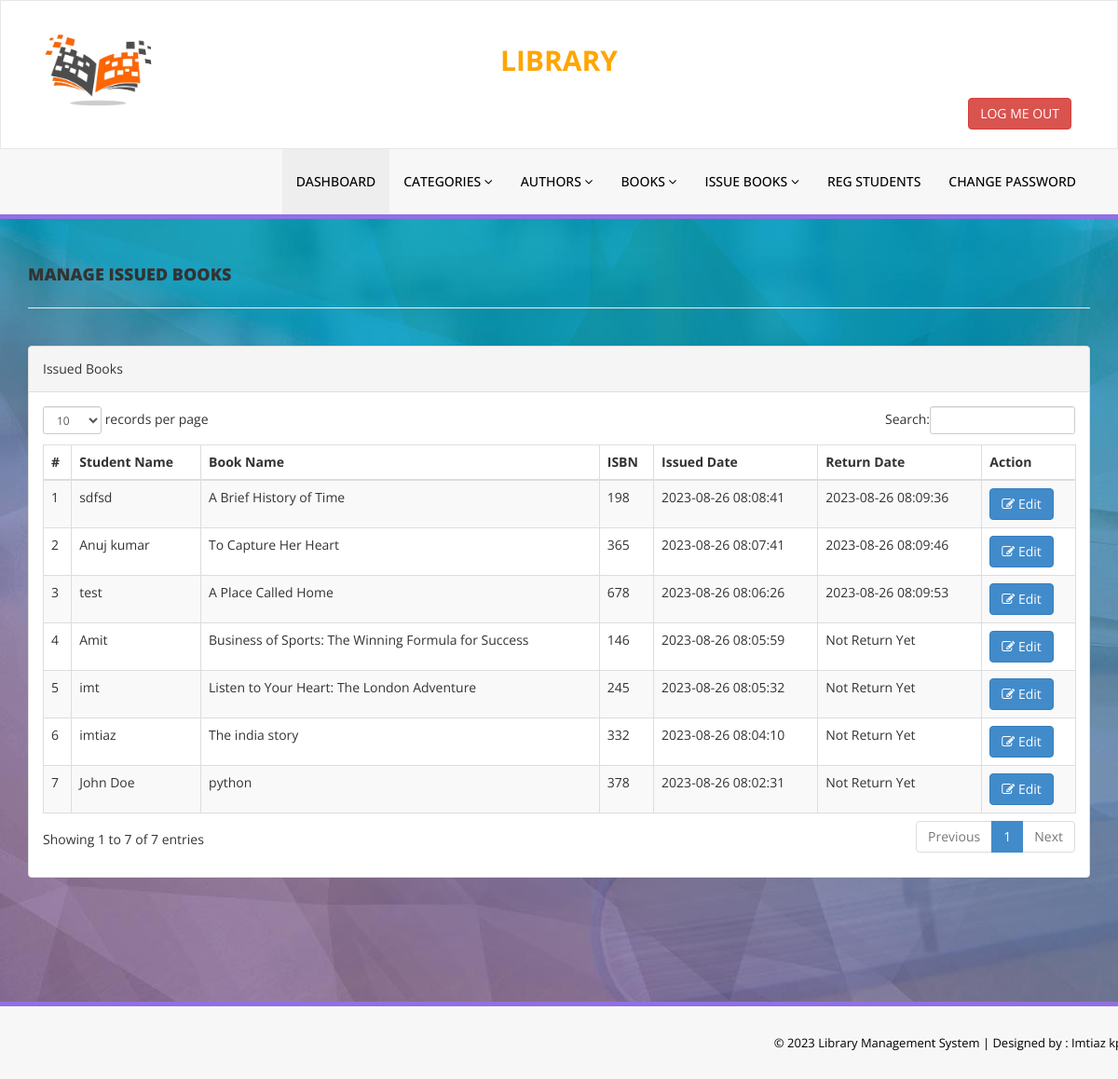
Screenshot of /admin/manage-issued-books.php (signed in) with the database file from the repository.
### tables this page shows
CREATE TABLE `tblissuedbookdetails` (
  `id` int(11) NOT NULL,
  `BookId` int(11) DEFAULT NULL,
  `StudentID` varchar(150) DEFAULT NULL,
  `IssuesDate` timestamp NULL DEFAULT current_timestamp(),
  `ReturnDate` timestamp NULL DEFAULT NULL ON UPDATE current_timestamp(),
  `RetrunStatus` int(1) DEFAULT NULL,
  `fine` int(11) DEFAULT NULL
);

CREATE TABLE `tblstudents` (
  `id` int(11) NOT NULL,
  `StudentId` varchar(100) DEFAULT NULL,
  `FullName` varchar(120) DEFAULT NULL,
  `EmailId` varchar(120) DEFAULT NULL,
  `MobileNumber` char(11) DEFAULT NULL,
  `Password` varchar(120) DEFAULT NULL,
  `Status` int(1) DEFAULT NULL,
  `RegDate` timestamp NULL DEFAULT current_timestamp(),
  `UpdationDate` timestamp NULL DEFAULT NULL ON UPDATE current_timestamp()
);

CREATE TABLE `tblbooks` (
  `id` int(11) NOT NULL,
  `BookName` varchar(255) DEFAULT NULL,
  `CatId` int(11) DEFAULT NULL,
  `AuthorId` int(11) DEFAULT NULL,
  `ISBNNumber` varchar(25) DEFAULT NULL,
  `BookPrice` decimal(10,2) DEFAULT NULL,
  `bookImage` varchar(250) NOT NULL,
  `isIssued` int(1) DEFAULT NULL,
  `RegDate` timestamp NULL DEFAULT current_timestamp(),
  `UpdationDate` timestamp NULL DEFAULT NULL ON UPDATE current_timestamp()
);

### admin/manage-issued-books.php (the view, shortened to what this page needs)
<?php
include('includes/config.php');
if(strlen($_SESSION['alogin'])==0)
    {
header('location:index.php');
}
else{
    ?>
<!DOCTYPE html>
<html xmlns="http://www.w3.org/1999/xhtml">
<head>
    <link href="assets/css/bootstrap.css" rel="stylesheet" />
    <link href="assets/css/font-awesome.css" rel="stylesheet" />
    <link href="assets/js/dataTables/dataTables.bootstrap.css" rel="stylesheet" />
    <link href="assets/css/style.css" rel="stylesheet" />
</head>
<body style="background-image: url('assets/img/bg.jpg');">
<?php include('includes/header.php');?>
    <div class="content-wrapper">
         <div class="container">
        <div class="row pad-botm">
            <div class="col-md-12">
                <h4 class="header-line">Manage Issued Books</h4>
    </div>
     <div class="row">
</div>
        </div>
            <div class="row">
                <div class="col-md-12">
                    <div class="panel panel-default">
                        <div class="panel-heading">
                          Issued Books
                        </div>
                        <div class="panel-body">
                            <div class="table-responsive">
                                <table class="table table-striped table-bordered table-hover" id="dataTables-example">
                                    <thead>
                                        <tr>
                                            <th>#</th>
                                            <th>Student Name</th>
                                            <th>Book Name</th>
                                            <th>ISBN </th>
                                            <th>Issued Date</th>
                                            <th>Return Date</th>
                                            <th>Action</th>
                                        </tr>
                                    </thead>
                                    <tbody>
<?php $sql = "SELECT tblstudents.FullName,tblbooks.BookName,tblbooks.ISBNNumber,tblissuedbookdetails.IssuesDate,tblissuedbookdetails.ReturnDate,tblissuedbookdetails.id as rid from  tblissuedbookdetails join tblstudents on tblstudents.StudentId=tblissuedbookdetails.StudentId join tblbooks on tblbooks.id=tblissuedbookdetails.BookId order by tblissuedbookdetails.id desc";
$query = $dbh -> prepare($sql);
$query->execute();
$results=$query->fetchAll(PDO::FETCH_OBJ);
$cnt=1;
if($query->rowCount() > 0)
{
foreach($results as $result)
{               ?>
                                        <tr class="odd gradeX">
                                            <td class="center"><?php echo htmlentities($cnt);?></td>
                                            <td class="center"><?php echo htmlentities($result->FullName);?></td>
                                            <td class="center"><?php echo htmlentities($result->BookName);?></td>
                                            <td class="center"><?php echo htmlentities($result->ISBNNumber);?></td>
                                            <td class="center"><?php echo htmlentities($result->IssuesDate);?></td>
                                            <td class="center"><?php if($result->ReturnDate=="")
                                            {
                                                echo htmlentities("Not Return Yet");
                                            } else {
                                            echo htmlentities($result->ReturnDate);
}
                                            ?></td>
                                            <td class="center">
                                            <a href="update-issue-bookdeails.php?rid=<?php echo htmlentities($result->rid);?>"><button class="btn btn-primary"><i class="fa fa-edit "></i> Edit</button>
                                            </td>
                                        </tr>
 <?php $cnt=$cnt+1;}} ?>
                                    </tbody>
                                </table>
                            </div>
                        </div>
                    </div>
                </div>
            </div>
    </div>
    </div>
  <?php include('includes/footer.php');?>
</body>
</html>
<?php } ?>

### admin/assets/css/style.css (style rules this page uses)
.content-wrapper { margin-top: 40px; min-height:800px; padding-bottom:90px; }
.header-line { font-weight:900; padding-bottom:25px; border-bottom:1px solid #eeeeee; text-transform:uppercase; }
.pad-botm { padding-bottom:30px; }

### rows the page displays
tblissuedbookdetails: tblstudents.FullName "sdfsd", BookId.BookName "A Brief History of Time", BookId.ISBNNumber "198", IssuesDate "2023-08-26 08:08:41", ReturnDate "2023-08-26 08:09:36"
tblissuedbookdetails: tblstudents.FullName "Anuj kumar", BookId.BookName "To Capture Her Heart", BookId.ISBNNumber "365", IssuesDate "2023-08-26 08:07:41", ReturnDate "2023-08-26 08:09:46"
tblissuedbookdetails: tblstudents.FullName "test", BookId.BookName "A Place Called Home", BookId.ISBNNumber "678", IssuesDate "2023-08-26 08:06:26", ReturnDate "2023-08-26 08:09:53"
tblissuedbookdetails: tblstudents.FullName "Amit", BookId.BookName "Business of Sports: The Winning Formula for Success", BookId.ISBNNumber "146", IssuesDate "2023-08-26 08:05:59"
tblissuedbookdetails: tblstudents.FullName "imt", BookId.BookName "Listen to Your Heart: The London Adventure", BookId.ISBNNumber "245", IssuesDate "2023-08-26 08:05:32"
tblissuedbookdetails: tblstudents.FullName "imtiaz", BookId.BookName "The india story", BookId.ISBNNumber "332", IssuesDate "2023-08-26 08:04:10"
tblissuedbookdetails: tblstudents.FullName "John Doe", BookId.BookName "python", BookId.ISBNNumber "378", IssuesDate "2023-08-26 08:02:31"
